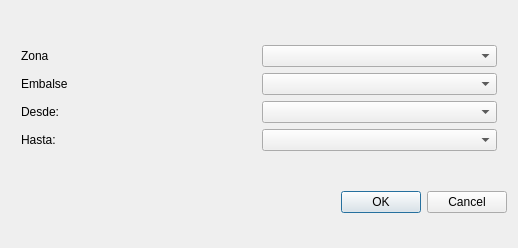
<?xml version="1.0" encoding="UTF-8"?>
<ui version="4.0">
 <class>Dialog</class>
 <widget class="QDialog" name="Dialog">
  <property name="windowModality">
   <enum>Qt::NonModal</enum>
  </property>
  <property name="geometry">
   <rect>
    <x>0</x>
    <y>0</y>
    <width>518</width>
    <height>248</height>
   </rect>
  </property>
  <property name="windowTitle">
   <string>Seleccionar rango de fechas</string>
  </property>
  <layout class="QVBoxLayout" name="verticalLayout_2">
   <item>
    <layout class="QVBoxLayout" name="verticalLayout">
     <property name="sizeConstraint">
      <enum>QLayout::SetMinAndMaxSize</enum>
     </property>
     <property name="leftMargin">
      <number>10</number>
     </property>
     <property name="topMargin">
      <number>10</number>
     </property>
     <property name="rightMargin">
      <number>10</number>
     </property>
     <property name="bottomMargin">
      <number>10</number>
     </property>
     <item>
      <layout class="QHBoxLayout" name="horizontalLayout_4">
       <item>
        <widget class="QLabel" name="lblZona">
         <property name="text">
          <string>Zona</string>
         </property>
        </widget>
       </item>
       <item>
        <widget class="QComboBox" name="cmbZona"/>
       </item>
      </layout>
     </item>
     <item>
      <layout class="QHBoxLayout" name="horizontalLayout_3">
       <item>
        <widget class="QLabel" name="lblEmbalse">
         <property name="text">
          <string>Embalse</string>
         </property>
        </widget>
       </item>
       <item>
        <widget class="QComboBox" name="cmbEmbalse"/>
       </item>
      </layout>
     </item>
     <item>
      <layout class="QHBoxLayout" name="horizontalLayout">
       <property name="sizeConstraint">
        <enum>QLayout::SetMinAndMaxSize</enum>
       </property>
       <item>
        <widget class="QLabel" name="label">
         <property name="text">
          <string>Desde:</string>
         </property>
        </widget>
       </item>
       <item>
        <widget class="KDateComboBox" name="cmbDesde"/>
       </item>
      </layout>
     </item>
     <item>
      <layout class="QHBoxLayout" name="horizontalLayout_2">
       <property name="sizeConstraint">
        <enum>QLayout::SetMinAndMaxSize</enum>
       </property>
       <item>
        <widget class="QLabel" name="label_2">
         <property name="text">
          <string>Hasta:</string>
         </property>
        </widget>
       </item>
       <item>
        <widget class="KDateComboBox" name="cmbHasta"/>
       </item>
      </layout>
     </item>
    </layout>
   </item>
   <item>
    <widget class="QDialogButtonBox" name="buttonBox">
     <property name="orientation">
      <enum>Qt::Horizontal</enum>
     </property>
     <property name="standardButtons">
      <set>QDialogButtonBox::Cancel|QDialogButtonBox::Ok</set>
     </property>
    </widget>
   </item>
  </layout>
 </widget>
 <customwidgets>
  <customwidget>
   <class>KDateComboBox</class>
   <extends>QComboBox</extends>
   <header>kdatecombobox.h</header>
  </customwidget>
 </customwidgets>
 <resources/>
 <connections>
  <connection>
   <sender>buttonBox</sender>
   <signal>accepted()</signal>
   <receiver>Dialog</receiver>
   <slot>accept()</slot>
   <hints>
    <hint type="sourcelabel">
     <x>248</x>
     <y>254</y>
    </hint>
    <hint type="destinationlabel">
     <x>157</x>
     <y>274</y>
    </hint>
   </hints>
  </connection>
  <connection>
   <sender>buttonBox</sender>
   <signal>rejected()</signal>
   <receiver>Dialog</receiver>
   <slot>reject()</slot>
   <hints>
    <hint type="sourcelabel">
     <x>316</x>
     <y>260</y>
    </hint>
    <hint type="destinationlabel">
     <x>286</x>
     <y>274</y>
    </hint>
   </hints>
  </connection>
 </connections>
</ui>
